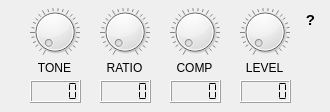
     <widget class="QWidget" name="compressorTab">
      <attribute name="title">
       <string>Compressor</string>
      </attribute>
      <widget class="QDial" name="compressorToneDial">
       <property name="geometry">
        <rect>
         <x>30</x>
         <y>0</y>
         <width>50</width>
         <height>64</height>
        </rect>
       </property>
       <property name="autoFillBackground">
        <bool>false</bool>
       </property>
       <property name="maximum">
        <number>100</number>
       </property>
       <property name="wrapping">
        <bool>false</bool>
       </property>
       <property name="notchesVisible">
        <bool>true</bool>
       </property>
      </widget>
      <widget class="QLCDNumber" name="compressorToneDisplay">
       <property name="geometry">
        <rect>
         <x>30</x>
         <y>80</y>
         <width>51</width>
         <height>23</height>
        </rect>
       </property>
       <property name="segmentStyle">
        <enum>QLCDNumber::SegmentStyle::Flat</enum>
       </property>
      </widget>
      <widget class="QLabel" name="compressorToneLabel">
       <property name="geometry">
        <rect>
         <x>30</x>
         <y>60</y>
         <width>49</width>
         <height>16</height>
        </rect>
       </property>
       <property name="text">
        <string>TONE</string>
       </property>
       <property name="alignment">
        <set>Qt::AlignmentFlag::AlignCenter</set>
       </property>
      </widget>
      <widget class="QLCDNumber" name="compressorRatioDisplay">
       <property name="geometry">
        <rect>
         <x>100</x>
         <y>80</y>
         <width>51</width>
         <height>23</height>
        </rect>
       </property>
       <property name="segmentStyle">
        <enum>QLCDNumber::SegmentStyle::Flat</enum>
       </property>
      </widget>
      <widget class="QDial" name="compressorRatioDial">
       <property name="geometry">
        <rect>
         <x>100</x>
         <y>0</y>
         <width>50</width>
         <height>64</height>
        </rect>
       </property>
       <property name="autoFillBackground">
        <bool>false</bool>
       </property>
       <property name="maximum">
        <number>100</number>
       </property>
       <property name="wrapping">
        <bool>false</bool>
       </property>
       <property name="notchesVisible">
        <bool>true</bool>
       </property>
      </widget>
      <widget class="QLabel" name="compressorRatioLevel">
       <property name="geometry">
        <rect>
         <x>100</x>
         <y>60</y>
         <width>49</width>
         <height>16</height>
        </rect>
       </property>
       <property name="text">
        <string>RATIO</string>
       </property>
       <property name="alignment">
        <set>Qt::AlignmentFlag::AlignCenter</set>
       </property>
      </widget>
      <widget class="QLabel" name="compressorCompressionLabel">
       <property name="geometry">
        <rect>
         <x>170</x>
         <y>60</y>
         <width>49</width>
         <height>16</height>
        </rect>
       </property>
       <property name="text">
        <string>COMP</string>
       </property>
       <property name="alignment">
        <set>Qt::AlignmentFlag::AlignCenter</set>
       </property>
      </widget>
      <widget class="QDial" name="compressorCompressionDial">
       <property name="geometry">
        <rect>
         <x>170</x>
         <y>0</y>
         <width>50</width>
         <height>64</height>
        </rect>
       </property>
       <property name="autoFillBackground">
        <bool>false</bool>
       </property>
       <property name="maximum">
        <number>100</number>
       </property>
       <property name="wrapping">
        <bool>false</bool>
       </property>
       <property name="notchesVisible">
        <bool>true</bool>
       </property>
      </widget>
      <widget class="QLCDNumber" name="compressorCompressionDisplay">
       <property name="geometry">
        <rect>
         <x>170</x>
         <y>80</y>
         <width>51</width>
         <height>23</height>
        </rect>
       </property>
       <property name="segmentStyle">
        <enum>QLCDNumber::SegmentStyle::Flat</enum>
       </property>
      </widget>
      <widget class="QLabel" name="compressorLevelLabel">
       <property name="geometry">
        <rect>
         <x>240</x>
         <y>60</y>
         <width>49</width>
         <height>16</height>
        </rect>
       </property>
       <property name="text">
        <string>LEVEL</string>
       </property>
       <property name="alignment">
        <set>Qt::AlignmentFlag::AlignCenter</set>
       </property>
      </widget>
      <widget class="QLCDNumber" name="compressorLevelDisplay">
       <property name="geometry">
        <rect>
         <x>240</x>
         <y>80</y>
         <width>51</width>
         <height>23</height>
        </rect>
       </property>
       <property name="segmentStyle">
        <enum>QLCDNumber::SegmentStyle::Flat</enum>
       </property>
      </widget>
      <widget class="QDial" name="compressorLevelDial">
       <property name="geometry">
        <rect>
         <x>240</x>
         <y>0</y>
         <width>50</width>
         <height>64</height>
        </rect>
       </property>
       <property name="autoFillBackground">
        <bool>false</bool>
       </property>
       <property name="maximum">
        <number>100</number>
       </property>
       <property name="wrapping">
        <bool>false</bool>
       </property>
       <property name="notchesVisible">
        <bool>true</bool>
       </property>
      </widget>
      <widget class="QLabel" name="compressorHelpLabel">
       <property name="geometry">
        <rect>
         <x>300</x>
         <y>10</y>
         <width>21</width>
         <height>21</height>
        </rect>
       </property>
       <property name="toolTip">
        <string>&lt;html&gt;&lt;head/&gt;&lt;body&gt;&lt;p align=&quot;center&quot;&gt;&lt;span style=&quot; font-size:14pt;&quot;&gt;Compress the peaks of your signal&lt;/span&gt;&lt;/p&gt;&lt;p align=&quot;center&quot;&gt;&lt;img src=&quot;:/PreFX_Compressor/resources/pre-fx/compressor.png&quot;/&gt;&lt;/p&gt;&lt;/body&gt;&lt;/html&gt;</string>
       </property>
       <property name="text">
        <string>&lt;html&gt;&lt;head/&gt;&lt;body&gt;&lt;p align=&quot;center&quot;&gt;&lt;span style=&quot; font-size:11pt; font-weight:700;&quot;&gt;?&lt;/span&gt;&lt;/p&gt;&lt;/body&gt;&lt;/html&gt;</string>
       </property>
      </widget>
     </widget>
